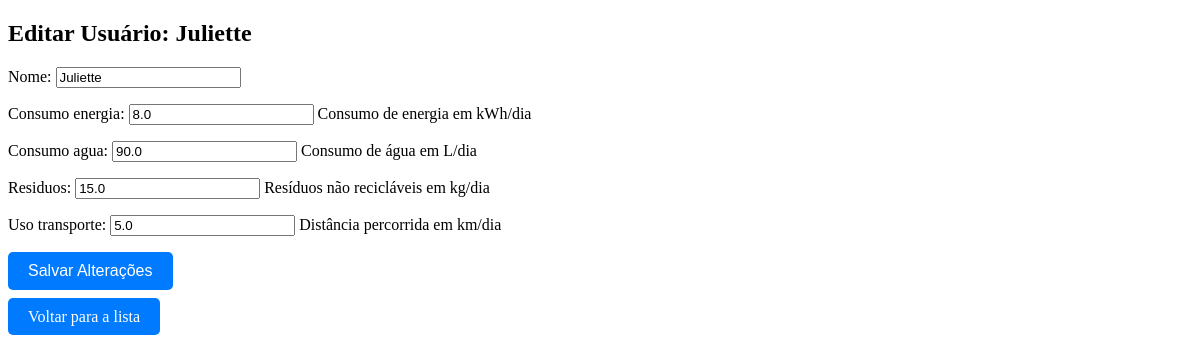
The page /usuarios/editar/4/ on the database its author committed.
### sustentabilidade_app/models.py (models this page shows, shortened)
class UsuarioSustentavel(models.Model):
    nome = models.CharField(max_length=100)
    consumo_energia = models.FloatField(help_text="Consumo de energia em kWh/dia")
    consumo_agua = models.FloatField(help_text="Consumo de água em L/dia")
    residuos = models.FloatField(help_text="Resíduos não recicláveis em kg/dia")
    uso_transporte = models.FloatField(help_text="Distância percorrida em km/dia")
    nota_sustentabilidade = models.FloatField(null=True, blank=True)
    data_criacao = models.DateTimeField(auto_now_add=True)

### sustentabilidade_app/views.py (the view)
# urls.py: path('usuarios/editar/<int:id>/', views.editar_usuario, name='editar_usuario'),  # Página de edição
def editar_usuario(request, id):
    usuario = get_object_or_404(UsuarioSustentavel, id=id)
    if request.method == 'POST':
        form = UsuarioForm(request.POST, instance=usuario)
        if form.is_valid():
            form.save()
            return redirect('detalhes_usuario', id=usuario.id)
    else:
        form = UsuarioForm(instance=usuario)
    return render(request, 'editar_usuario.html', {'form': form, 'usuario': usuario})

### sustentabilidade_app/forms.py
class UsuarioForm(forms.ModelForm):
    class Meta:
        model = UsuarioSustentavel
        fields = ['nome', 'consumo_energia', 'consumo_agua', 'residuos', 'uso_transporte']

### sustentabilidade_app/templates/editar_usuario.html (shortened to what this page needs)
<!DOCTYPE html>
<html lang="pt">
<head>
</head>
<body>
    <h2>Editar Usuário: {{ usuario.nome }}</h2>
    <form method="POST">
        {{ form.as_p }}
        <button type="submit" class="btn-editar">Salvar Alterações</button>
    </form>
    <br>
    <a href="{% url 'lista_usuarios' %}" class="btn-editar">Voltar para a lista</a>
</body>
</html>

### sustentabilidade_app/templates/editar_usuario.html (style rules this page uses)
.btn-editar { padding: 10px 20px; background-color: #007BFF; color: white; text-decoration: none; border-radius: 5px; border: none; font-size: 16px; }

### rows shown on the page
UsuarioSustentavel: nome "Juliette", consumo_energia "8.0", consumo_agua "90.0", residuos "15.0", uso_transporte "5.0"
